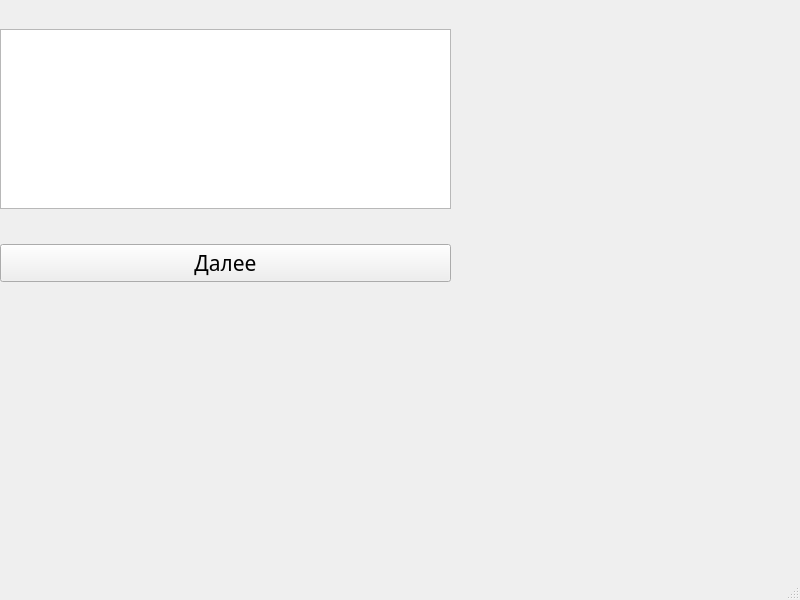
<?xml version="1.0" encoding="UTF-8"?>
<ui version="4.0">
 <class>Cpm_Follow</class>
 <widget class="QMainWindow" name="Cpm_Follow">
  <property name="geometry">
   <rect>
    <x>0</x>
    <y>0</y>
    <width>800</width>
    <height>600</height>
   </rect>
  </property>
  <property name="windowTitle">
   <string>MainWindow</string>
  </property>
  <widget class="QWidget" name="centralwidget">
   <widget class="QWidget" name="verticalLayoutWidget">
    <property name="geometry">
     <rect>
      <x>0</x>
      <y>0</y>
      <width>451</width>
      <height>311</height>
     </rect>
    </property>
    <layout class="QVBoxLayout" name="verticalLayout_2">
     <item>
      <spacer name="verticalSpacer_2">
       <property name="orientation">
        <enum>Qt::Vertical</enum>
       </property>
       <property name="sizeType">
        <enum>QSizePolicy::Preferred</enum>
       </property>
       <property name="sizeHint" stdset="0">
        <size>
         <width>20</width>
         <height>40</height>
        </size>
       </property>
      </spacer>
     </item>
     <item>
      <widget class="QTextBrowser" name="textBrowser_2"/>
     </item>
     <item>
      <spacer name="verticalSpacer_6">
       <property name="orientation">
        <enum>Qt::Vertical</enum>
       </property>
       <property name="sizeType">
        <enum>QSizePolicy::Preferred</enum>
       </property>
       <property name="sizeHint" stdset="0">
        <size>
         <width>20</width>
         <height>40</height>
        </size>
       </property>
      </spacer>
     </item>
     <item>
      <widget class="QPushButton" name="pushButton_4">
       <property name="sizePolicy">
        <sizepolicy hsizetype="Preferred" vsizetype="Preferred">
         <horstretch>0</horstretch>
         <verstretch>0</verstretch>
        </sizepolicy>
       </property>
       <property name="font">
        <font>
         <family>Segoe Print</family>
         <pointsize>16</pointsize>
         <italic>false</italic>
        </font>
       </property>
       <property name="cursor">
        <cursorShape>PointingHandCursor</cursorShape>
       </property>
       <property name="text">
        <string>Далее</string>
       </property>
       <property name="iconSize">
        <size>
         <width>16</width>
         <height>16</height>
        </size>
       </property>
      </widget>
     </item>
     <item>
      <spacer name="verticalSpacer_7">
       <property name="orientation">
        <enum>Qt::Vertical</enum>
       </property>
       <property name="sizeType">
        <enum>QSizePolicy::Preferred</enum>
       </property>
       <property name="sizeHint" stdset="0">
        <size>
         <width>20</width>
         <height>40</height>
        </size>
       </property>
      </spacer>
     </item>
    </layout>
   </widget>
  </widget>
  <widget class="QMenuBar" name="menubar">
   <property name="geometry">
    <rect>
     <x>0</x>
     <y>0</y>
     <width>800</width>
     <height>21</height>
    </rect>
   </property>
  </widget>
  <widget class="QStatusBar" name="statusbar"/>
 </widget>
 <resources/>
 <connections/>
</ui>
